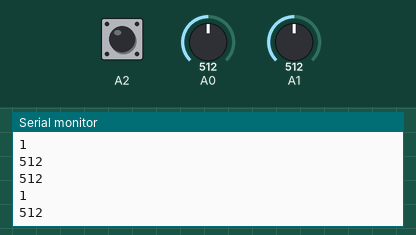
Simulated run of this sketch. Board: Arduino Uno, built with avr-gcc and run on an emulated ATmega328P. Shown: the last lines printed to the serial monitor. Inputs (shaded band) come from the test bench; at power-on: A0 = 512, A1 = 512, A2 HIGH. No radio packets arrive unless stated.

Above: at 1.2 s.
1.3 s: A0 set to 716
At 2.0 s:
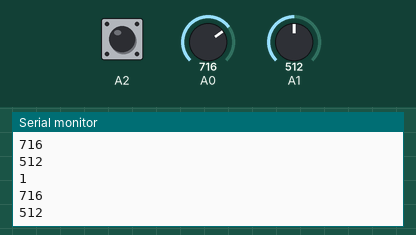
2.8 s: A1 set to 306
At 3.8 s:
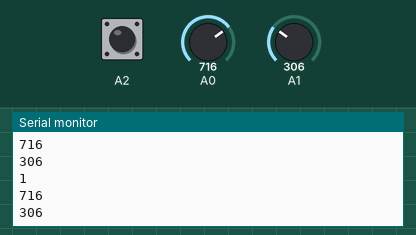
4.3 s: A2 pulled LOW for 0.15 s
5.9 s: A0 set to 900
At 6.5 s:
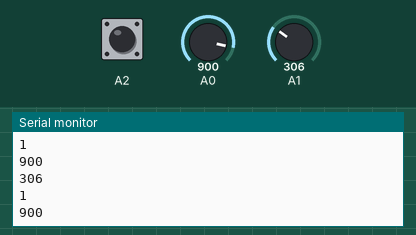
7.4 s: A1 set to 122
At 8.5 s:
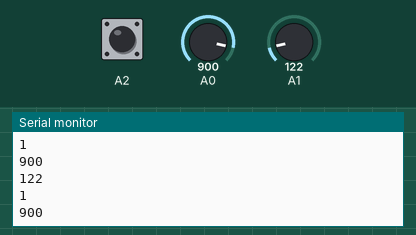
Timing chart, 0 to 9.9 s (numbered marks = the images above; inputs shaded):
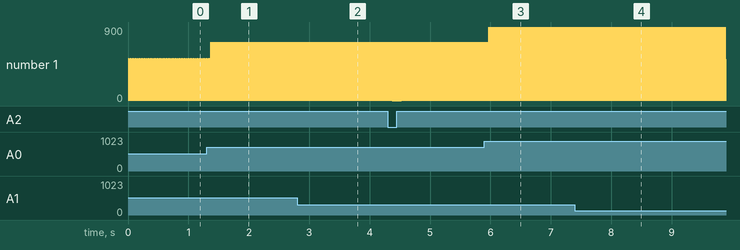

The sketch:

CONTROLLER.ino
```cpp
#include <SPI.h>
#include <nRF24L01.h>
#include <RF24.h>
RF24 radio(9, 10);
int data[3];
void setup(){
 pinMode(A2, INPUT_PULLUP);
 Serial.begin(9600);
 radio.begin();
 radio.setChannel(5);
 radio.setDataRate (RF24_1MBPS);
 radio.setPALevel (RF24_PA_HIGH);
 radio.openWritingPipe (0x1234567890LL);
}
void loop(){
 data[0] = analogRead(A0);
 data[1] = analogRead(A1);
 data[2] = digitalRead(A2);
 Serial.println(data[0]);
 Serial.println(data[1]);
 Serial.println(data[2]);
 radio.write(&data, sizeof(data));
}
```

Measured:
- after the input at 1.3 s, the serial monitor: prints a new line after 0.07 s (image 1)
- after the input at 2.8 s, the serial monitor: prints a new line after 0.08 s (image 2)
- after the input at 5.9 s, the serial monitor: prints a new line after 0.07 s (image 3)
- after the input at 7.4 s, the serial monitor: prints a new line after 0.07 s (image 4)
- plotted number 1: 512 → 306 after the input at 2.8 s
